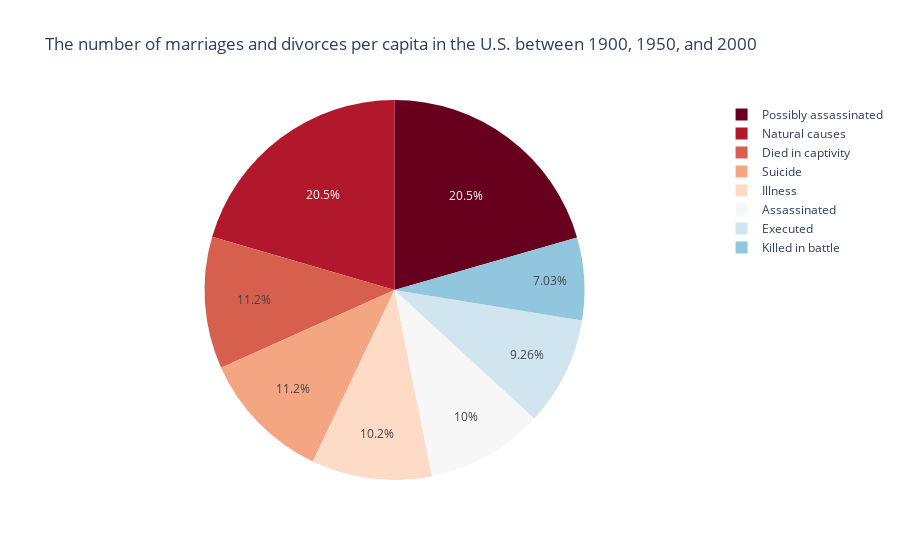

The cell this chart's notebook holds for it:
### Code cell
#pie chart is used to display the dataframe
fig = px.pie(Roman_Emperor, 
             values='Length_of_Reign', 
             names='Cause_of_Death', 
             color_discrete_sequence=px.colors.sequential.RdBu,
             title="The number of marriages and divorces per capita in the U.S. between 1900, 1950, and 2000")
fig.show()

### Figure 1 — Plotly figure (JSON) as saved in the notebook; plotly's stock layout.template omitted (floating-point values rounded to 4 significant figures)
{"data": [{"domain": {"x": [0, 1], "y": [0, 1]}, "hovertemplate": "Cause_of_Death=%{label}<br>Length_of_Reign=%{value}<extra></extra>", "labels": ["Assassinated", "Died in captivity", "Executed", "Illness", "Killed in battle", "Natural causes", "Possibly assassinated", "Suicide"], "legendgroup": "", "name": "", "showlegend": true, "type": "pie", "values": [6.238, 7, 5.773, 6.382, 4.383, 12.76, 12.8, 6.996]}], "layout": {"legend": {"tracegroupgap": 0}, "piecolorway": ["rgb(103,0,31)", "rgb(178,24,43)", "rgb(214,96,77)", "rgb(244,165,130)", "rgb(253,219,199)", "rgb(247,247,247)", "rgb(209,229,240)", "rgb(146,197,222)", "rgb(67,147,195)", "rgb(33,102,172)", "rgb(5,48,97)"], "title": {"text": "The number of marriages and divorces per capita in the U.S. between 1900, 1950, and 2000"}}}
